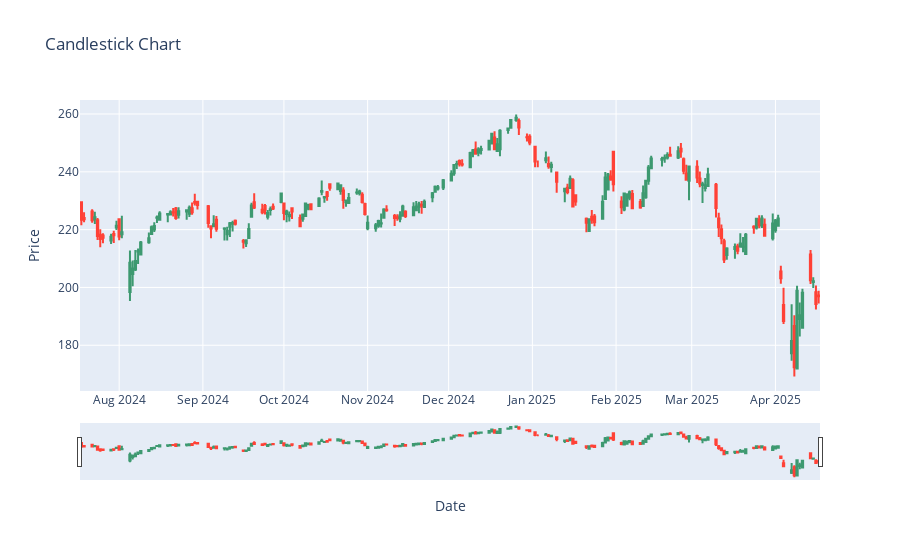

Notebook cell for this chart:
### Code cell
import plotly.graph_objects as go

# Ensure the DataFrame has the correct structure
if isinstance(df.columns, pd.MultiIndex):
    # Access the correct columns for AAPL
    fig = go.Figure(data=[go.Candlestick(
        x=df.index,
        open=df[('Open', 'AAPL')],
        high=df[('High', 'AAPL')],
        low=df[('Low', 'AAPL')],
        close=df[('Close', 'AAPL')]
    )])
else:
    # If single-level columns, use them directly
    fig = go.Figure(data=[go.Candlestick(
        x=df.index,
        open=df['Open'],
        high=df['High'],
        low=df['Low'],
        close=df['Close']
    )])

fig.update_layout(title='Candlestick Chart', xaxis_title='Date', yaxis_title='Price')
fig.show()

### Figure 1 — Plotly figure (JSON) as saved in the notebook; plotly's stock layout.template omitted (floating-point values rounded to 4 significant figures; data arrays with more than 128 entries replaced by an {"elided": "..."} marker saying what was removed)
{"data": [{"close": {"elided": "189 float values"}, "high": {"elided": "189 float values"}, "low": {"elided": "189 float values"}, "open": {"elided": "189 float values"}, "type": "candlestick", "x": {"elided": "189 str values"}}], "layout": {"title": {"text": "Candlestick Chart"}, "xaxis": {"title": {"text": "Date"}}, "yaxis": {"title": {"text": "Price"}}}}
